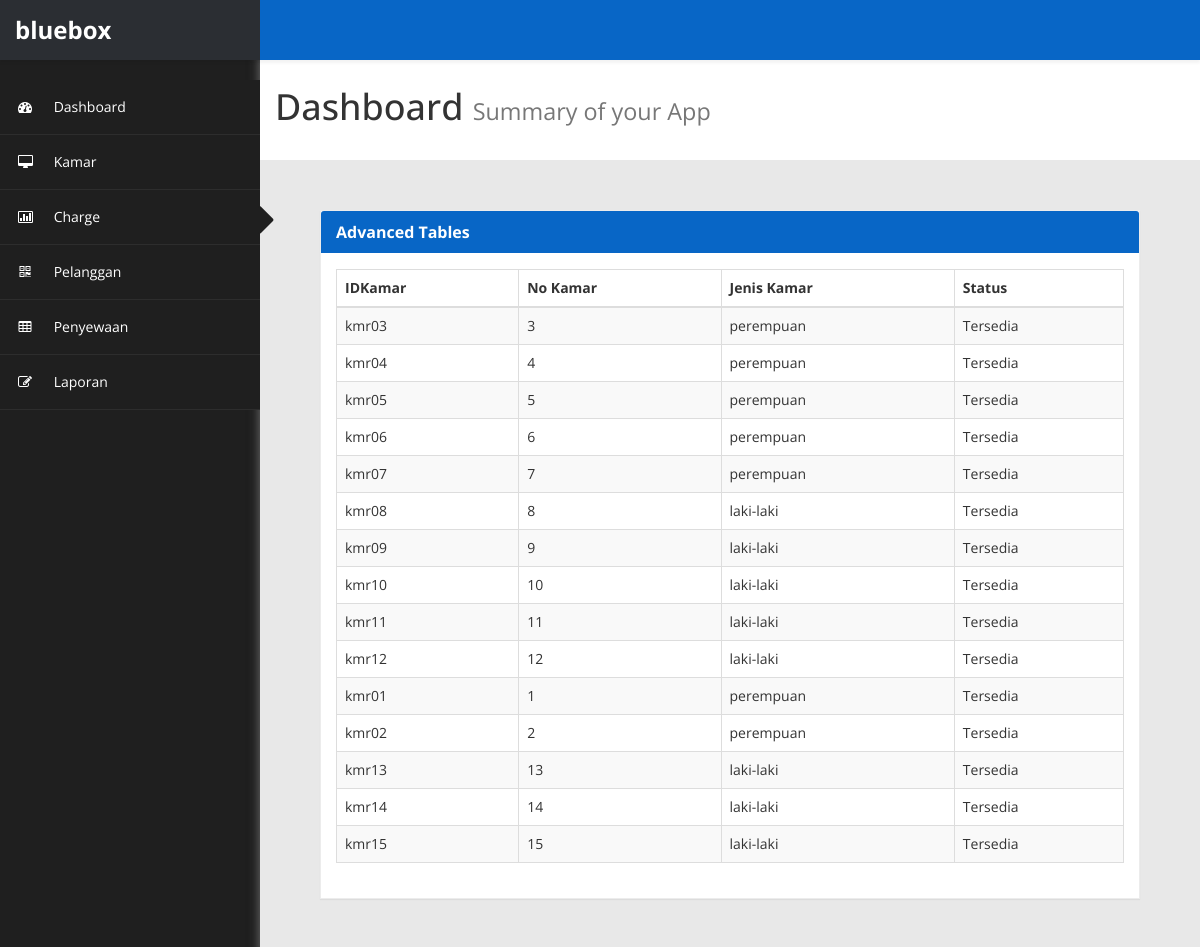
The app's page /kamar, older data.
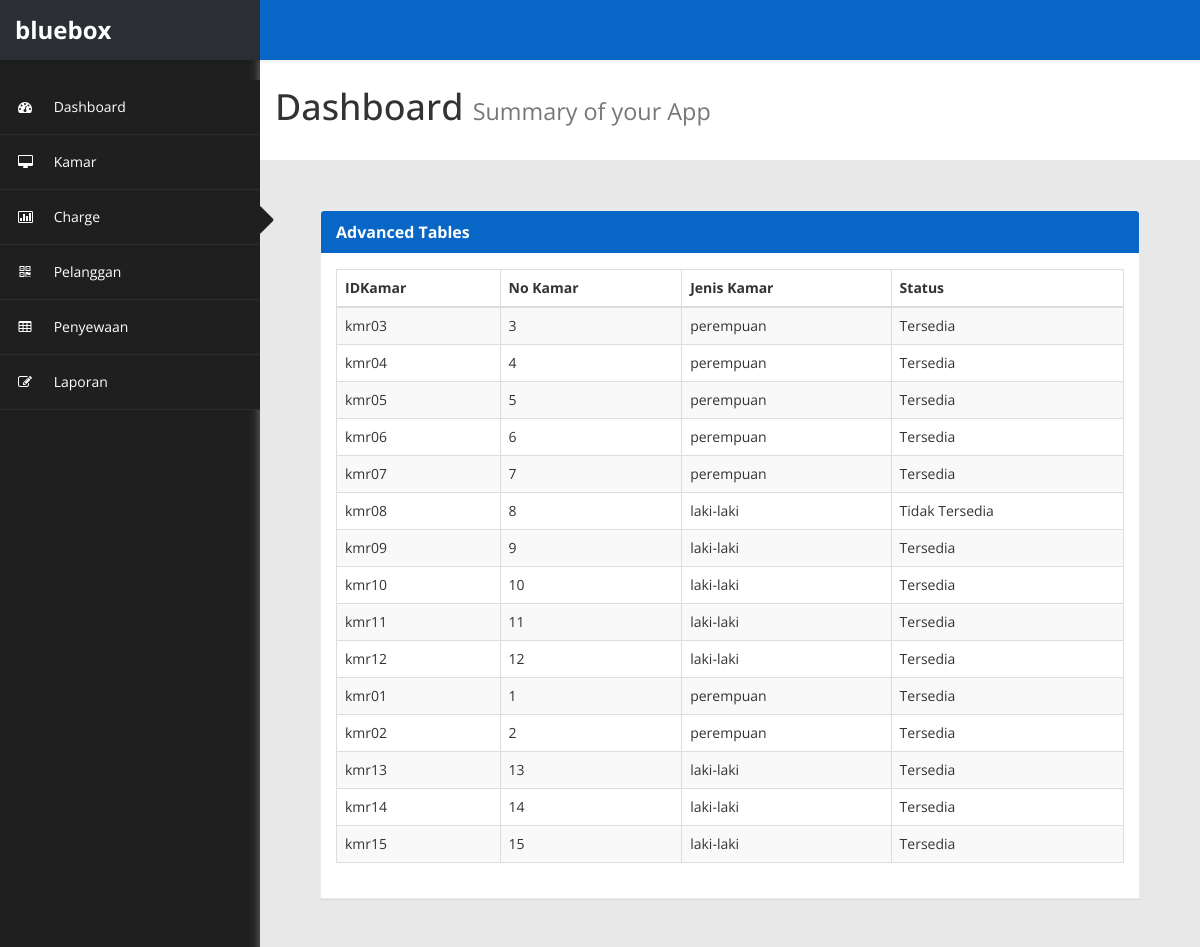
The same page, newer data.
### app/models.py (models this page shows, shortened)
class kamar (models.Model):
    idkamar = models.CharField(max_length=5, primary_key=True)
    nokamar = models.IntegerField()
    jenis = models.CharField(max_length=15, default='laki-laki')
    status = models.BooleanField(default=False)

### app/views.py (the view)
# urls.py: path('kamar',views.kamar,name='kamar'),
def kamar(request):
    kamarobj = models.kamar.objects.all()
    return render(request,'kamar.html',{
        'kamar':kamarobj
    })

### app/templates/kamar.html (shortened to what the changed rows need)
{%load static%}
<!DOCTYPE html>
<html xmlns="http://www.w3.org/1999/xhtml">
<head>
    <link href="{% static 'assets/css/bootstrap.css'%}" rel="stylesheet" />
    <link href="{% static 'assets/css/font-awesome.css'%}" rel="stylesheet" />
    <link href="{% static 'assets/js/morris/morris-0.4.3.min.css'%}" rel="stylesheet" />
    <link href="{% static 'assets/css/custom-styles.css'%}" rel="stylesheet" />
    <link rel="stylesheet" href="{% static 'assets/js/Lightweight-Chart/cssCharts.css'%}">
</head>
<body>
    <div id="wrapper">
		<div id="page-wrapper">
		  <div class="header">
                        <h1 class="page-header">
                            Dashboard <small>Summary of your App</small>
                        </h1>
		</div>
            <div id="page-inner">
                <div id="page-inner">
                    <div class="row">
                        <div class="col-md-12">
                            <div class="panel panel-default">
                                <div class="panel-body">
                                    <div class="table-responsive">
                                        <table class="table table-striped table-bordered table-hover" id="dataTables-example">
                                            <thead>
                                                <tr>
                                                    <th>IDKamar</th>
                                                    <th>No Kamar</th>
                                                    <th>Jenis Kamar</th>
                                                    <th>Status</th>
                                                </tr>
                                            </thead>
                                            <tbody>
                                                {% for item in kamar %}
                                                <tr class="odd gradeX">
                                                    <td>{{item.idkamar}}</td>
                                                    <td>{{item.nokamar}}</td>
                                                    <td>{{item.jenis}}</td>
                                                    {% if item.status == False %}
                                                    <td>Tersedia</td>
                                                    {% else %}
                                                    <td>Tidak Tersedia</td>
                                                    {% endif %}
                                                </tr>
                                                {% endfor %}
                                            </tbody>
                                        </table>
                                    </div>
                                </div>
                            </div>
                        </div>
                    </div>
            </div>
        </div>
    </div>
</body>
</html>

Row changes from the older to the newer data that the page shows:
changed kamar "kmr08": status "Tersedia" → "Tidak Tersedia"
